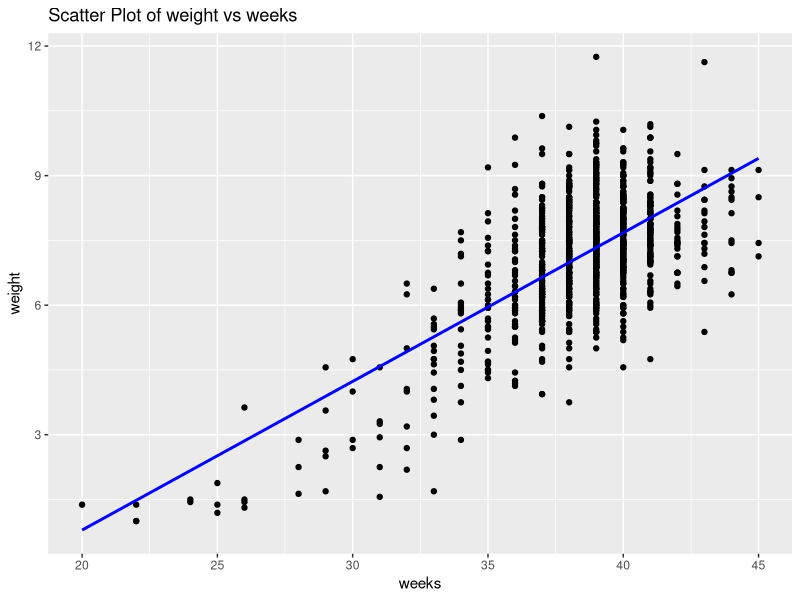

R code for this plot:
## ---- chunk 1
library(knitr)
library(tidyverse)
library(dplyr)
library(ggplot2)
library(rpart)
library(rsample)
library(caret)
library(mgcv)

knitr::opts_chunk$set(echo = TRUE)




# Run this code chunk without altering it
# clear the session
rm(list=ls())

# Data is stored in a csv file, the first row contains the variable names. 
# we call our data mydata
mydata<-read.csv ("Data_RLab5 (1).csv", header=TRUE)

# remove lowbirthweight
mydata<-mydata%>%
  select(-lowbirthweight)



# Task 1: Data Preparation

# Task 1: Exploring Data

# Review variable descriptions and dataset structure
structure_summary <- str(mydata)

# Identify factor/categorical variables
factor_vars_info <- sapply(mydata, is.factor)

# Check for missing values in the dataset
missing_values_count <- colSums(is.na(mydata))

# Address missing values for numeric variables
numeric_columns <- names(mydata)[sapply(mydata, is.numeric)]
for (column in numeric_columns) {
  if (sum(is.na(mydata[[column]])) > 0) {
    # Check for missing values in the column
    mydata[[column]][is.na(mydata[[column]])] <- median(mydata[[column]], na.rm = TRUE)
  }
}

# Address missing values for categorical variables
factor_columns <- names(mydata)[sapply(mydata, is.factor)]
for (column in factor_columns) {
  if (sum(is.na(mydata[[column]])) > 0) {
    # Check for missing values in the column
    mode_value <- names(sort(table(mydata[[column]]), decreasing = TRUE))[1]
    mydata[[column]][is.na(mydata[[column]])] <- mode_value
  }
}

# Conduct correlation analysis for numeric variables
numeric_data_matrix <- mydata[, sapply(mydata, is.numeric)]
correlation_matrix <- cor(numeric_data_matrix)

# Define the target variable
chosen_target_variable <- "weight"

# Identify the variable with the highest correlation (in absolute value) with the target variable
correlation_with_target <- correlation_matrix[chosen_target_variable, ]
correlation_with_target <- correlation_with_target[order(abs(correlation_with_target), decreasing = TRUE)]
highest_correlation_variable <- names(correlation_with_target)[2]  # Variable with the highest correlation (excluding 'weight')


# Generate a scatter plot with a line to visualize the relationship between the target variable and the highest correlated variable
library(ggplot2)
ggplot(mydata, aes_string(x = highest_correlation_variable, y = chosen_target_variable)) +
  geom_point() +
  geom_smooth(method = "lm", se = FALSE, color = "blue") +  # Add a linear regression line
  labs(x = highest_correlation_variable, y = chosen_target_variable, title = paste("Scatter Plot of", chosen_target_variable, "vs", highest_correlation_variable))
